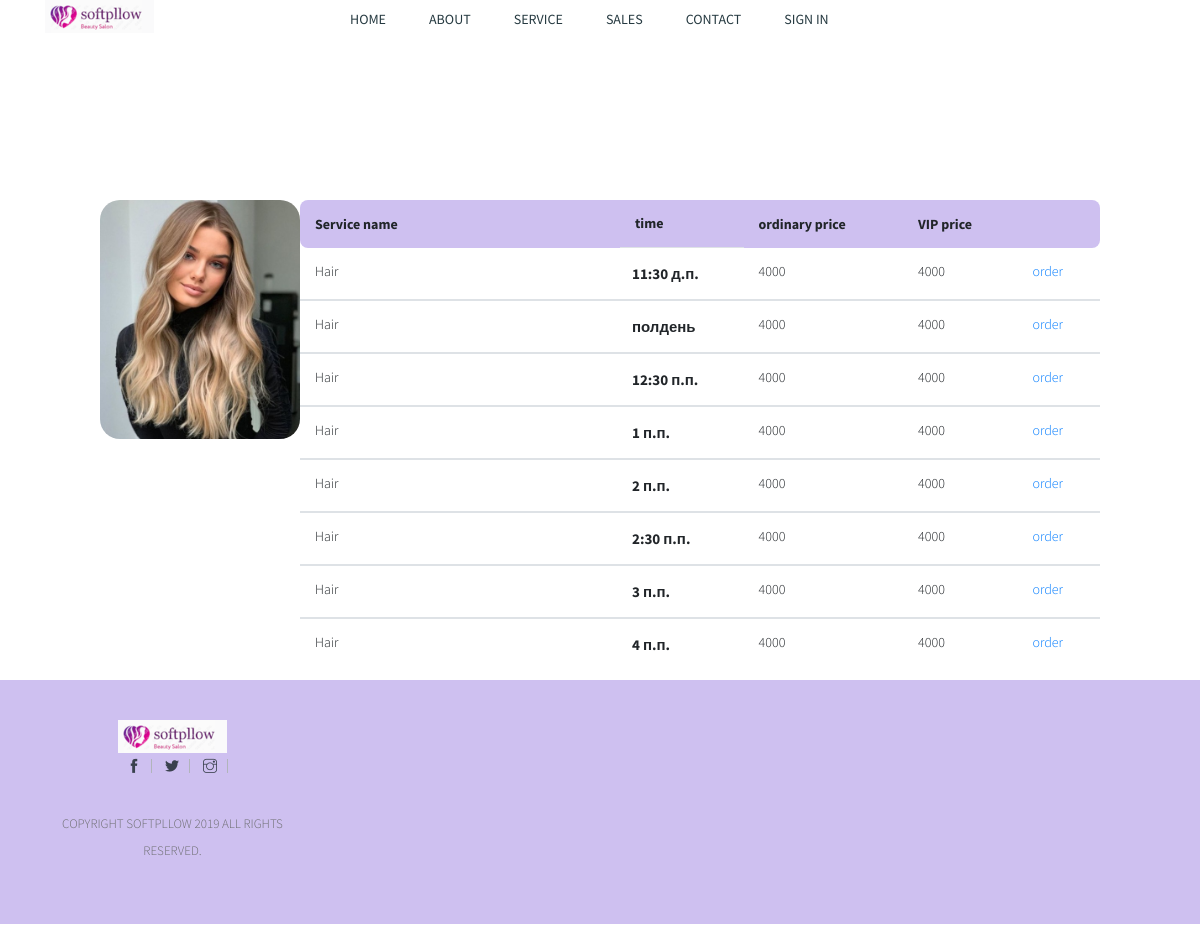
Screenshot of /services/1 with the database file from the repository.
### beauty/models.py (models this page shows, shortened)
class Service(models.Model):
    price=models.IntegerField()
    category=models.CharField( max_length=100)
    img=models.ImageField()
    description=models.TextField(default='cwv')

class Record(models.Model):
    time=models.TimeField()
    service=ForeignKey(Service,on_delete=CASCADE)
    customer=ForeignKey(Person,on_delete=CASCADE,blank=True)

### beauty/views.py (the view)
# urls.py: path('services/<int:pk>',views.zapis,name='zapis'),
def zapis(request,pk):
    service=Service.objects.get(pk=pk)
    rec=Record.objects.filter(service=service)
    return render(request,'zapis.html',{'service':service,'rec':rec})

### beauty/templates/zapis.html (shortened to what this page needs)
{% load static %}
<!DOCTYPE html>
<html lang="en" >
<head>
  <link rel="stylesheet" href="{% static 'css/bootstrap.min.css' %}">
  <link rel="stylesheet" href="{% static 'css/themify-icons.css' %}">
  <link rel="stylesheet" href="{% static 'css/owl.carousel.min.css' %}">
  <link rel="stylesheet" href="{% static 'css/jquery.fancybox.min.css' %}">
  <link rel="stylesheet" href="{% static 'css/style.css' %}">
</head>
<body translate="no" >
    <header class="header abs-header" style="margin-bottom: 100px;">
        <div class="container">
          <div class="row align-items-end">
            <div class="col-md-3">
              <a href="index.html" class="logo">
                <img src="images/logo.png" alt="">
              </a>
            </div>
            <div class="col-md-9">
              <nav class="primary-menu">
                <ul>
                  <li><a href="{% url 'index' %}">Home</a></li>
                  <li><a href="{% url 'about'%}">About</a></li>
                  <li><a href="{% url 'service' %}">Service</a></li>
                  <li><a href="{% url 'sale' %}">Sales</a></li>
                  <li><a href="{% url 'contacts' %}">Contact</a></li>
                  {% if request.user.is_authenticated %}
                  <li><a href="{% url 'logout' %}">Sign out</a></li>
                  <li>Hello {{ request.user.username }}</li>
                  {% else %}
                    <li><a href="{% url 'register' %}">Sign in</a></li>
                  {% endif %}
                </ul>
              </nav>
            </div>
          </div>
        </div>
      </header>
   <div style="margin:100px; height: 60vh;">
    <img src="{{ service.img.url }}" alt="" style="width: 20%; float: left;margin-top: 100px; border-radius: 20px;">
    <table class="table">
      <thead>
          <tr>
              <th>Service name</th>
              <th> time</th>
              <th>ordinary price</th>
              <th>VIP price</th>
              <th></th>
          </tr>
      </thead>
      {% for i in rec %}
      <tbody>
          <tr>
              <td>{{ service.category }}</td>
              <th> {{ i.time }}</th>
              <td>{{ service.price }}</td>
              <td>{{ service.price }}</td>
              <td><a href="{% url 'person' pk=i.pk %}">order</a></td>
          </tr>
      </tbody>
      {% endfor %}
  </table>
   </div>
   <footer class="footer">
    <div class="container">
      <div class="row">
        <div class="col-12 text-center">
          <a href="index.html" class="logo foo-logo">
            <img src="images/logo.png" alt="">
          </a>
          <div class="foo-social">
            <a href="https://www.facebook.com/"><i class="ti-facebook"></i></a>
            <a href="https://twitter.com/"><i class="ti-twitter-alt"></i></a>
            <a href="https://instagram.com/"><i class="ti-instagram"></i></a>
          </div>
          <p class="copyright">COPYRIGHT SOFTPLLOW 2019 ALL RIGHTS RESERVED.</p>
        </div>
      </div>
    </div>
  </footer>
</body>
</html>

### beauty/static/css/style.css (style rules this page uses)
* { margin: 0; padding: 0; -webkit-box-sizing: border-box; box-sizing: border-box; }
body { color: #6c6c6f; background-color: #fff; font-family: 'Roboto', sans-serif; font-weight: 300; font-size: 15px; line-height: 27px; }
a { -webkit-transition: all 300ms ease-in-out; -o-transition: all 300ms ease-in-out; transition: all 300ms ease-in-out; }
img { display: block; width: 100%; height: auto; }
ul { margin: 0; padding: 0; list-style: none; }
.header { position: relative; }
.header.abs-header { position: absolute; top: 0; left: 0; width: 100%; z-index: 1; }
.logo { display: block; max-width: 109px; }
.primary-menu { position: relative; }
.primary-menu li a { color: #263a41; display: block; font-size: 14px; font-weight: 500; text-transform: uppercase; padding: 0 20px; }
@media screen and (min-width: 768px) { .primary-menu li { display: inline-block; } }
.footer { background-color: #cec0f0; padding: 40px 0 60px; }
.footer .foo-logo { margin: 0 auto; }
.footer .foo-social { margin-bottom: 30px; }
.footer .foo-social a { border-right: 1px solid #b1b4bb; color: #3a414e; display: inline-block; font-size: 14px; line-height: .5; padding: 0 10px; }
.footer .copyright { color: #black; font-size: 13px; text-transform: uppercase; margin-bottom: 0; }

### beauty/templates/zapis.html (style rules this page uses)
body { background: white; font-family: 'Source Sans Pro', sans-serif; }
.table { width: 80%; float: right; border: none; margin-top: 100px; margin-bottom: 90vh; }
.table thead th { font-weight: bold; text-align: left; border: none; padding: 10px 15px; background: #cec0f0; font-size: 14px; }
.table thead tr th:first-child { border-radius: 8px 0 0 8px; width: 40%; }
.table thead tr th:last-child { border-radius: 0 8px 8px 0; }
.table tbody td { text-align: left; border: none; padding: 10px 15px; font-size: 14px; vertical-align: top; }
.table tbody tr td:first-child { border-radius: 8px 0 0 8px; }
.table tbody tr td:last-child { border-radius: 0 8px 8px 0; }

### rows the page displays
Service: img (picture), category "Hair", price "4000"
Record: time "11:30 д.п."
Record: time "полдень"
Record: time "12:30 п.п."
Record: time "1 п.п."
Record: time "2 п.п."
Record: time "2:30 п.п."
Record: time "3 п.п."
Record: time "4 п.п."
